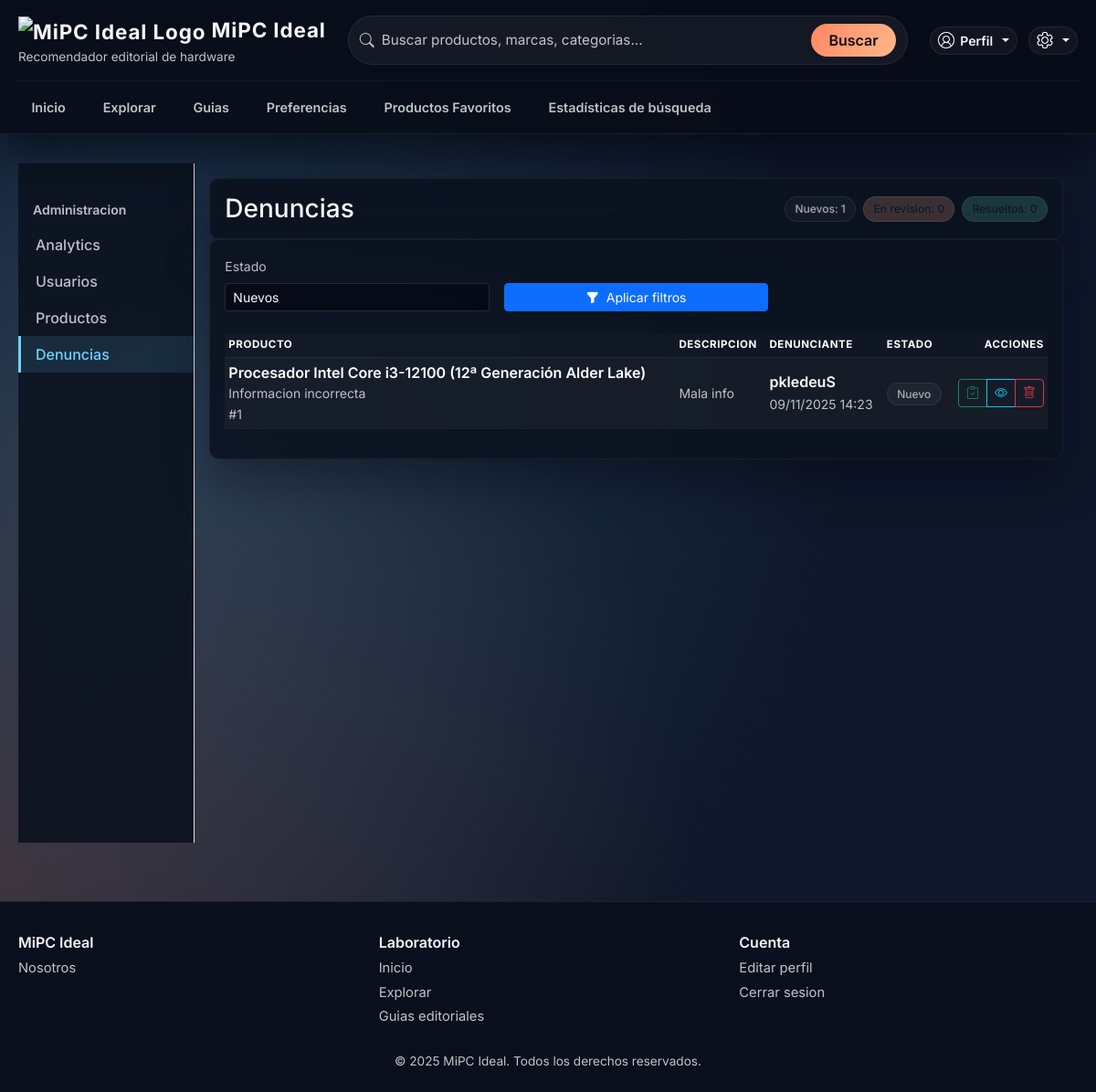
Before: /admin-panel/reportes/ (signed in) with the older database file.
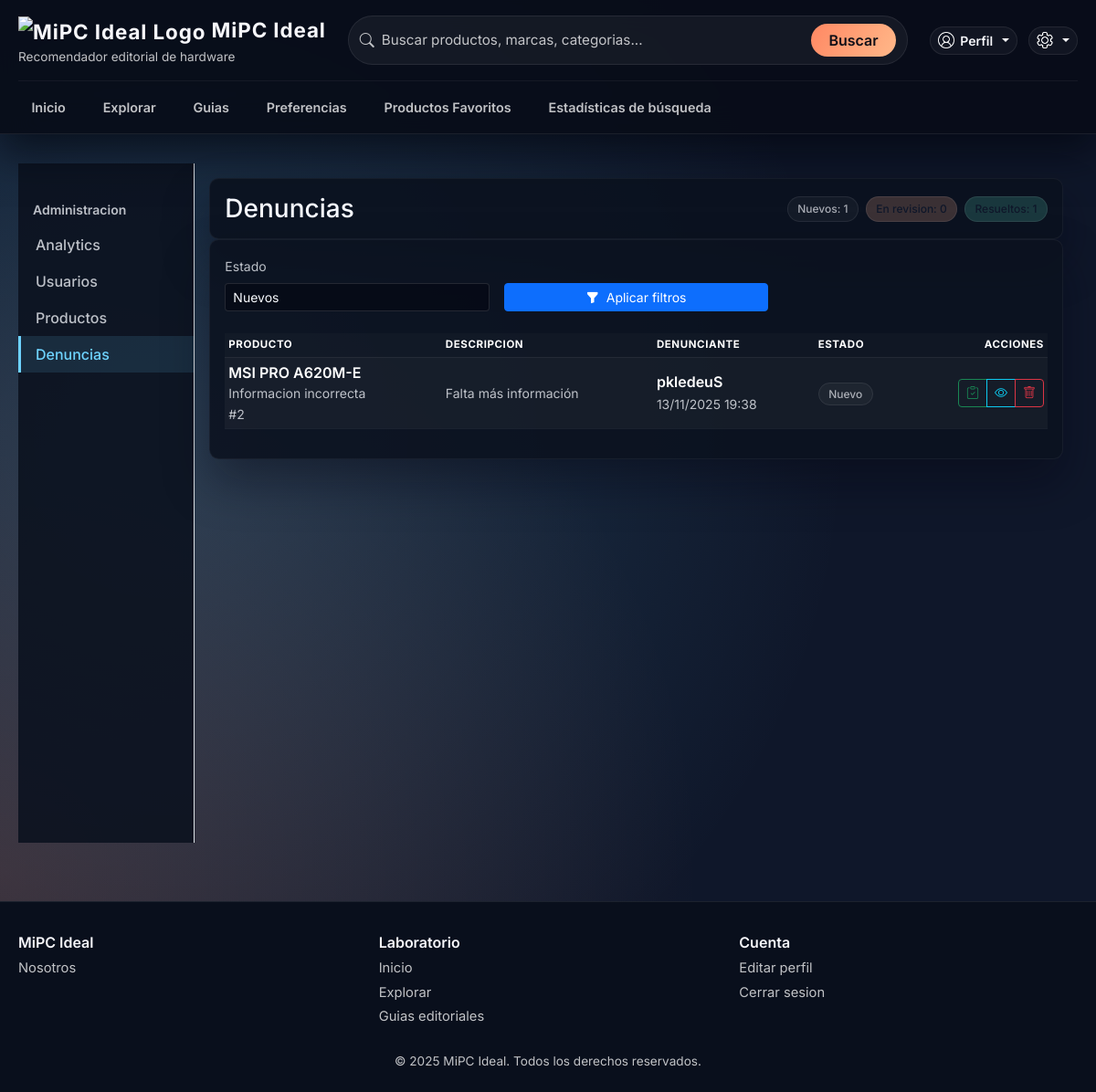
After: the same page with the newer database file.
### app/models.py (models this page shows, shortened)
class Reporte(models.Model):
    ESTADOS = [
        ('abierto', 'Nuevo'),
        ('pendiente', 'En revision'),
        ('resuelto', 'Resuelto'),
    ]
    ACCIONES = [
        ('info_incorrecta', 'Informacion incorrecta'),
        ('spam', 'Spam o contenido enganoso'),
        ('duplicado', 'Producto duplicado'),
        ('otro', 'Otro motivo'),
    ]
    target_type = models.CharField(max_length=20, choices=[('producto', 'Producto')], default='producto')
    producto = models.ForeignKey('Producto', null=True, blank=True, on_delete=models.CASCADE)
    reporter = models.ForeignKey(User, null=True, blank=True, on_delete=models.SET_NULL, related_name='reportes_creados')
    motivo = models.CharField(max_length=50, choices=ACCIONES)
    detalle = models.TextField(blank=True)
    created_at = models.DateTimeField(auto_now_add=True)
    estado = models.CharField(max_length=20, choices=ESTADOS, default='abierto')
    accion_admin = models.TextField(blank=True, help_text="Notas/instrucciones del administrador")
    fecha_accion = models.DateTimeField(null=True, blank=True)
    admin_actor = models.ForeignKey(User, null=True, blank=True, on_delete=models.SET_NULL, related_name='reportes_moderados')
    producto_deshabilitado = models.BooleanField(default=False)
    notificacion_leida = models.BooleanField(default=False)
    class Meta:
        ordering = ['-created_at']
        verbose_name = 'Reporte'
        verbose_name_plural = 'Reportes'

class Producto(models.Model):
    nombre_producto = models.CharField(max_length=100)
    descripcion_producto = models.TextField()
    modelo_producto = models.CharField(max_length=100)
    imagen_producto = models.ImageField(upload_to='productos/')
    fecha_creacion = models.DateTimeField(default=timezone.now)
    marca_producto = models.ForeignKey('MarcaProducto', on_delete=models.PROTECT)
    categoria_producto = models.ForeignKey('CategoriaProducto', on_delete=models.PROTECT)
    tipo_producto = models.ForeignKey('TipoProducto', on_delete=models.PROTECT)
    categorias_extra = models.ManyToManyField(
        'CategoriaProducto',
        blank=True,
        related_name='productos_extra',
        verbose_name='Categorias adicionales',
        help_text='Categorias secundarias para este producto sin duplicarlo.',
    )
    vistas = models.PositiveIntegerField(default=0)
    is_active = models.BooleanField(default=True)

### app/views_admin.py (the view)
# urls.py: path('admin-panel/reportes/', views_admin.admin_reports, name='admin_reports'),
@staff_member_required
def admin_reports(request):
    estado = request.GET.get("estado") or "abiertos"
    qs = Reporte.objects.select_related("producto", "reporter")
    if estado == "pendientes":
        qs = qs.filter(estado="pendiente")
    elif estado == "resueltos":
        qs = qs.filter(estado="resuelto")
    elif estado == "todos":
        pass
    else:
        qs = qs.filter(estado="abierto")
    qs = qs.order_by("-created_at")
    page_obj, pagination_html = _paginate(request, qs)
    status_summary = {code: 0 for code, _, _ in REPORT_STATUS_FLOW}
    for row in Reporte.objects.values("estado").annotate(total=Count("id")):
        status_summary[row["estado"]] = row["total"]
    context = {
        "page_obj": page_obj,
        "pagination_html": pagination_html,
        "estado": estado,
        "status_summary": status_summary,
    }
    return render(request, "admin_panel/reports.html", context)

### app/views_admin.py (called while the page is built, shortened)
def _paginate(request, queryset, per_page=20):
    paginator = Paginator(queryset, per_page)
    page_number = request.GET.get("page") or 1
    page_obj = paginator.get_page(page_number)
    return page_obj, _render_pagination(request, page_obj)

def _render_pagination(request, page_obj):
    if page_obj.paginator.num_pages <= 1:
        return ""

### app/templates/admin_panel/reports.html (shortened to what the changed rows need)
{% extends "admin_panel/admin_base.html" %}
  {% block admin_title %}
  <div class="card tittle-card">
    <div class="d-flex justify-content-between align-items-center flex-wrap gap-2">
      <h1 class="h3 mb-0">Denuncias</h1>
      <div class="d-flex flex-wrap gap-2">
        <span class="badge-soft badge-soft-muted">Nuevos: {{ status_summary.abierto }}</span>
        <span class="badge-soft badge-soft-warning">En revision: {{ status_summary.pendiente }}</span>
        <span class="badge-soft badge-soft-success">Resueltos: {{ status_summary.resuelto }}</span>
      </div>
    </div>
  </div>
  {% endblock %}
  {% block admin_content %}
<div class="card">
  <div class="card-body">
    <div class="table-responsive">
      <table class="table table-modern table-sm align-middle">
        <thead>
          <tr>
            <th>Producto</th>
            <th>Descripcion</th>
            <th>Denunciante</th>
            <th>Estado</th>
            <th class="text-end">Acciones</th>
          </tr>
        </thead>
        <tbody>
          {% for reporte in page_obj %}
          <tr>
            <td>
              <div class="fw-semibold">{{ reporte.producto.nombre_producto|default:"Sin producto" }}</div>
              <div class="text-muted small">{{ reporte.get_motivo_display }}</div>
              <small class="text-muted">#{{ reporte.id }}</small>
            </td>
            <td class="text-muted small">
              {{ reporte.detalle|default:"-"|truncatechars:90 }}
            </td>
            <td>
              <div class="fw-semibold">{{ reporte.reporter.username|default:"Anon" }}</div>
              <small class="text-muted">{{ reporte.created_at|date:"d/m/Y H:i" }}</small>
            </td>
            <td>
              {% if reporte.estado == 'resuelto' %}
                <span class="badge-soft badge-soft-success">{{ reporte.get_estado_display }}</span>
              {% elif reporte.estado == 'pendiente' %}
                <span class="badge-soft badge-soft-warning">{{ reporte.get_estado_display }}</span>
              {% else %}
                <span class="badge-soft badge-soft-muted">{{ reporte.get_estado_display }}</span>
              {% endif %}
            </td>
            <td class="text-end">
              <div class="btn-group btn-group-sm">
                {% if reporte.estado == 'abierto' %}
                  <a class="btn btn-outline-success"
                     href="{% url 'admin_report_action' reporte.id 'take' %}?next={{ request.get_full_path|urlencode }}"
                     title="Tomar reporte">
                    <i class="bi bi-clipboard-check"></i>
                  </a>
                {% elif reporte.estado == 'pendiente' %}
                  <a class="btn btn-outline-primary"
                     href="{% url 'admin_report_action' reporte.id 'resolve' %}?next={{ request.get_full_path|urlencode }}"
                     title="Marcar resuelto">
                    <i class="bi bi-check-lg"></i>
                  </a>
                {% elif reporte.estado == 'resuelto' %}
                  <a class="btn btn-outline-secondary"
                     href="{% url 'admin_report_action' reporte.id 'open' %}?next={{ request.get_full_path|urlencode }}"
                     title="Reabrir">
                    <i class="bi bi-arrow-counterclockwise"></i>
                  </a>
                {% endif %}
                <a class="btn btn-outline-info"
                   href="{% url 'admin_report_detail' reporte.id %}"
                   title="Detalle">
                  <i class="bi bi-eye"></i>
                </a>
                <a class="btn btn-outline-danger"
                   href="{% url 'admin_report_action' reporte.id 'delete' %}?next={{ request.get_full_path|urlencode }}"
                   onclick="return confirm('Eliminar este reporte?');"
                   title="Eliminar">
                  <i class="bi bi-trash"></i>
                </a>
              </div>
            </td>
          </tr>
          {% endfor %}
        </tbody>
      </table>
    </div>
  </div>
</div>
{% endblock %}

Changed rows visible on the page:
no longer on this page (row edited): Reporte: producto.nombre_producto "Procesador Intel Core i3-12100 (12ª Generación Alder Lake)", motivo "Informacion incorrecta", id "1", detalle "Mala info", reporter.username "pkledeuS", created_at "09/11/2025 14:23", estado "Nuevo"
added Reporte: producto.nombre_producto "MSI PRO A620M-E", motivo "Informacion incorrecta", id "2", detalle "Falta más información", reporter.username "pkledeuS", created_at "13/11/2025 19:38", estado "Nuevo"
Other visible differences:
{{ status_summary.resuelto }}: "0" → "1"
